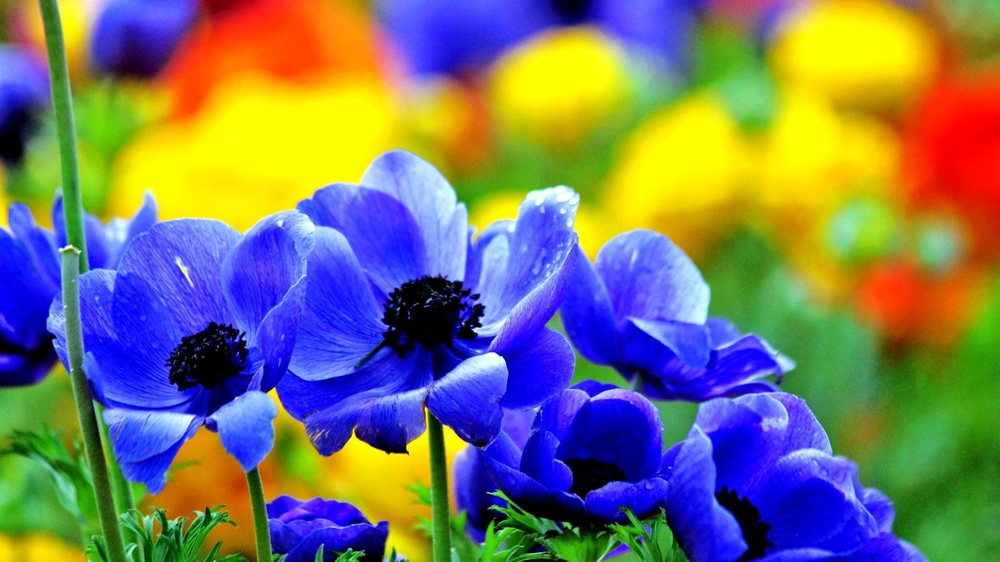
#> input picture Research paper/samples/image1.jpg, 1000 x 562 px, shrunk from 1920 x 1080 before the run
$ python caesar_cipher.py
#> lines starting #> are read from the running program, lines starting #| are printed output that depends on the picture
from PIL import Image

def caesar_encrypt_pixel(pixel, shift):
    # Encrypt a single RGB pixel
    r, g, b = pixel
    encrypted_r = (r + shift) % 256
    encrypted_g = (g + shift) % 256
    encrypted_b = (b + shift) % 256
    return (encrypted_r, encrypted_g, encrypted_b)

def caesar_decrypt_pixel(encrypted_pixel, shift):
    # Decrypt an encrypted RGB pixel
    r, g, b = encrypted_pixel
    decrypted_r = (r - shift) % 256
    decrypted_g = (g - shift) % 256
    decrypted_b = (b - shift) % 256
    return (decrypted_r, decrypted_g, decrypted_b)

def encrypt_image(image_path, shift):
#> called with image_path = 'samples/image1.jpg', shift = 55
    original_image = Image.open(image_path)
#> original_image is the input picture: PIL image 1000x562 RGB; mean R, G, B 120.1, 118.4, 106.2
    encrypted_image = Image.new("RGB", original_image.size)  # Create a new RGB image
#> encrypted_image: PIL image 1000x562 RGB; every value is 0

    for x in range(original_image.width):
        for y in range(original_image.height):
            pixel_value = original_image.getpixel((x, y))
            encrypted_pixel = caesar_encrypt_pixel(pixel_value, shift)
            encrypted_image.putpixel((x, y), encrypted_pixel)
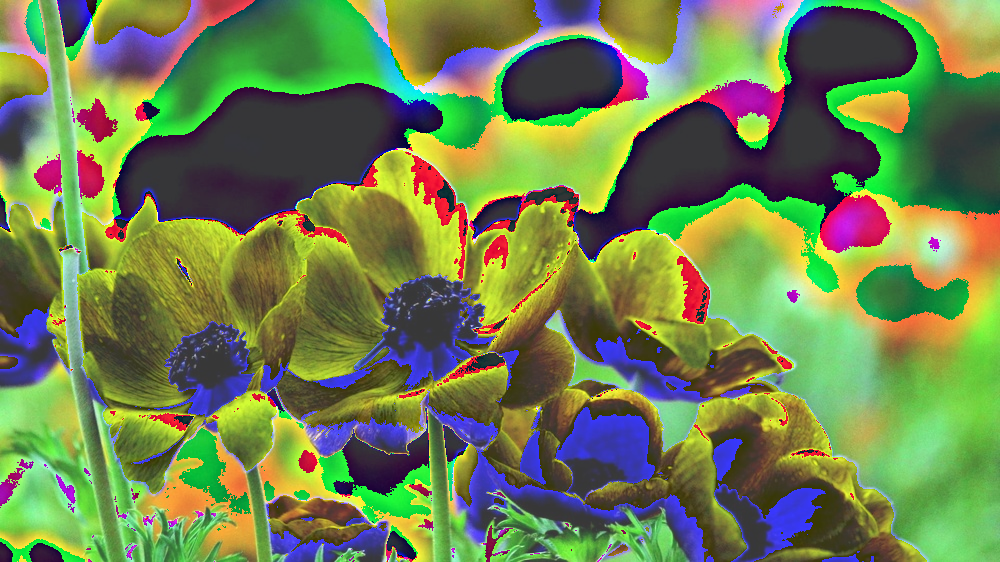
#> encrypted_image: PIL image 1000x562 RGB; mean R, G, B 112, 129.3, 78.9

    encrypted_image.save(f"encrypt_{image_path[8:]}")
    print(f"Color image encrypted and saved as 'encrypt_{image_path[8:]}'.")

def decrypt_image(encrypted_image_path, shift):
#> called with encrypted_image_path = 'encrypt_image1.jpg', shift = 55
    encrypted_image = Image.open(encrypted_image_path)
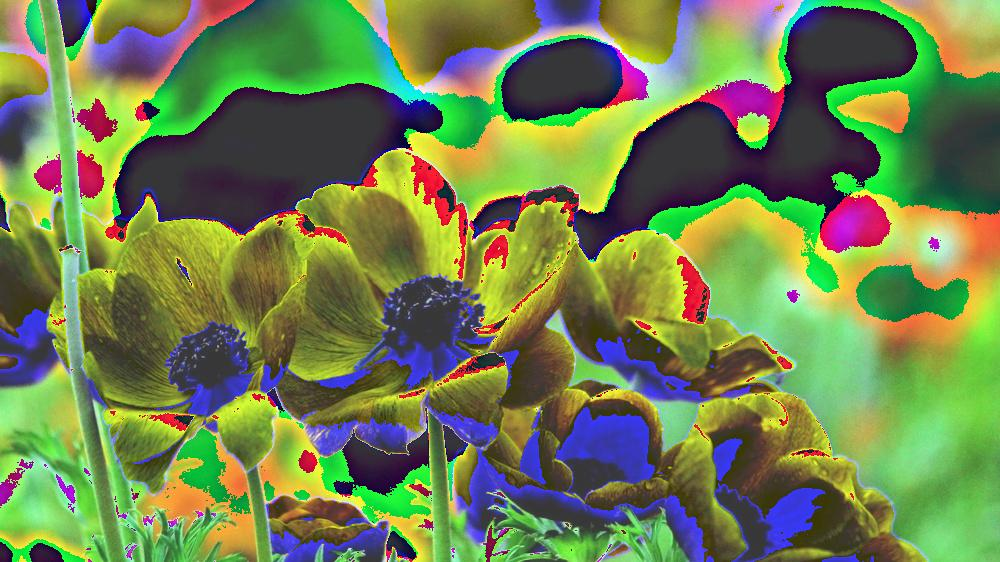
#> encrypted_image: PIL image 1000x562 RGB; mean R, G, B 112.1, 129.3, 78.9
    decrypted_image = Image.new("RGB", encrypted_image.size)

    for x in range(encrypted_image.width):
        for y in range(encrypted_image.height):
            encrypted_pixel_value = encrypted_image.getpixel((x, y))
            decrypted_pixel = caesar_decrypt_pixel(encrypted_pixel_value, shift)
            decrypted_image.putpixel((x, y), decrypted_pixel)
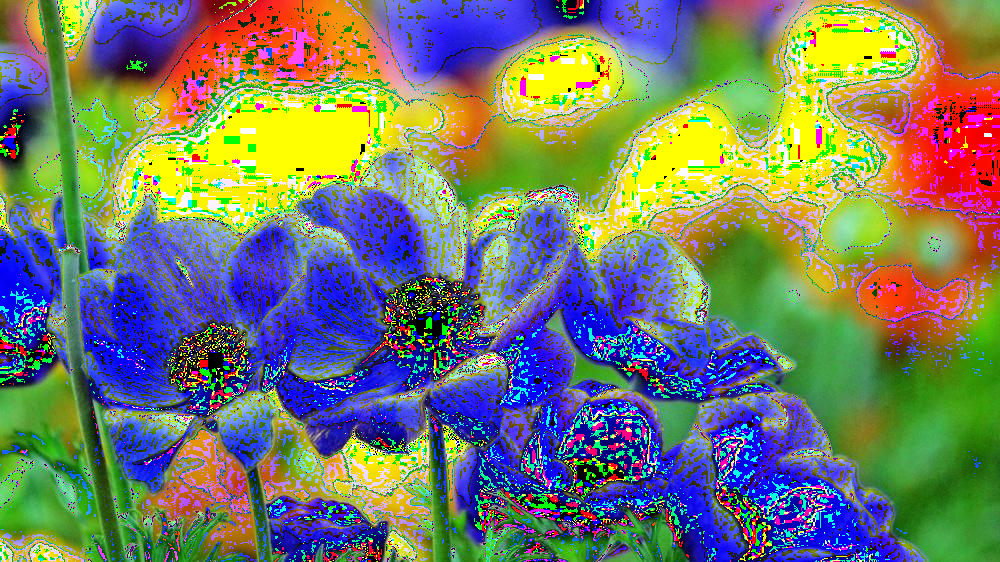
#> decrypted_image: PIL image 1000x562 RGB; mean R, G, B 117, 123.5, 106.1

    decrypted_image.save(f"decrypt_{image_path[8:]}")
    print(f"Color image decrypted and saved as 'decrypt_{image_path[8:]}'.")

# Example usage
image_path = "samples/image1.jpg"
shift_value = 55
encrypt_image(image_path, shift_value)
decrypt_image(f"encrypt_{image_path[8:]}", shift_value)
